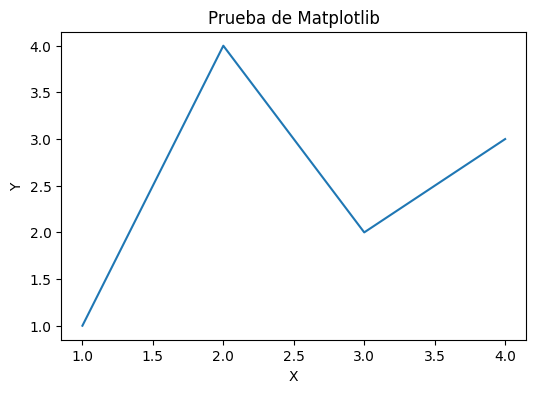

The Python source for this figure:
#!/usr/bin/env python3
"""
Script de prueba para verificar que matplotlib funciona correctamente
"""

def test_matplotlib():
    """Prueba la instalación y funcionamiento de matplotlib"""
    print("🔍 Probando matplotlib...")
    
    try:
        # Importar matplotlib
        import matplotlib
        print("✅ matplotlib importado correctamente")
        
        # Configurar backend
        matplotlib.use('Agg')
        print("✅ Backend configurado correctamente")
        
        # Importar pyplot
        import matplotlib.pyplot as plt
        print("✅ pyplot importado correctamente")
        
        # Importar patches
        from matplotlib.patches import Rectangle, Polygon, Patch
        print("✅ patches importado correctamente")
        
        # Crear una figura simple
        fig, ax = plt.subplots(figsize=(6, 4))
        ax.plot([1, 2, 3, 4], [1, 4, 2, 3])
        ax.set_title("Prueba de Matplotlib")
        ax.set_xlabel("X")
        ax.set_ylabel("Y")
        
        # Guardar la figura
        fig.savefig("test_matplotlib.png", dpi=100, bbox_inches='tight')
        plt.close(fig)
        
        print("✅ Figura creada y guardada correctamente")
        print("✅ Matplotlib funciona perfectamente")
        return True
        
    except ImportError as e:
        print(f"❌ Error importando matplotlib: {e}")
        return False
    except Exception as e:
        print(f"❌ Error usando matplotlib: {e}")
        return False

if __name__ == "__main__":
    success = test_matplotlib()
    if success:
        print("\n🎉 ¡Matplotlib está funcionando correctamente!")
        print("💡 La aplicación debería mostrar gráficos sin problemas.")
    else:
        print("\n⚠️ Matplotlib tiene problemas.")
        print("💡 Ejecuta: pip install matplotlib")
        print("💡 O ejecuta: python instalar_dependencias.py") 
